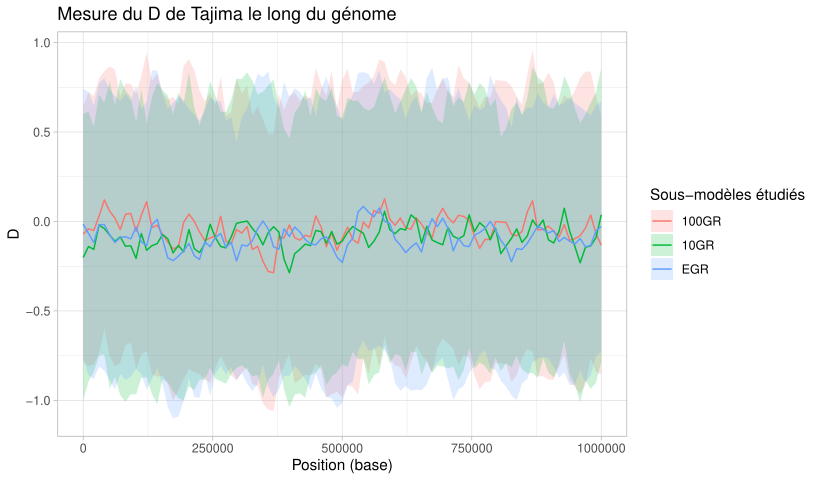

This chart was generated by the following R code:
#!/usr/bin/env Rscript

## Author : Louis OLLIVIER ~ louis.ollivier@etu.univ-rouen.fr 
## Université Paris-Saclay
## Lab : LISN ~ UMR9015 ~ BIOINFO team 

###### Package initialization  ----------------------------------------

if (!require('tidyverse', quietly = T)) install.packages('tidyverse');
library(tidyverse)

###### Plot 1 : D --------------------------------------------------------------------------------

rm(list=ls())

windows = seq(1,1000000,length.out=99)

## DATA EGR ######################################################################
data_D_EGR_neutral = read_csv("D_EGR_neutral.csv",col_names = F)

mean = apply(data_D_EGR_neutral, 2, mean)
sd = apply(data_D_EGR_neutral, 2, sd)
ymin = mean-sd
ymax = mean+sd

D_EGR_neutral = data.frame(windows,mean,ymin,ymax) %>%
  add_column(submodel="EGR", .before=1)
D_EGR_neutral

rm(data_D_EGR_neutral)

## DATA 10GR ######################################################################

data_D_10GR_neutral = read_csv("D_10GR_neutral.csv",col_names = F) 

mean = apply(data_D_10GR_neutral, 2, mean)
sd = apply(data_D_10GR_neutral, 2, sd)
ymin = mean-sd
ymax = mean+sd

D_10GR_neutral = data.frame(windows,mean,ymin,ymax) %>%
  add_column(submodel="10GR", .before=1)
D_10GR_neutral

rm(data_D_10GR_neutral)

## DATA 100GR ######################################################################
data_D_100GR_neutral = read_csv("D_100GR_neutral.csv",col_names = F) 

mean = apply(data_D_100GR_neutral, 2, mean)
sd = apply(data_D_100GR_neutral, 2, sd)
ymin = mean-sd
ymax = mean+sd

D_100GR_neutral = data.frame(windows,mean,ymin,ymax) %>%
  add_column(submodel="100GR", .before=1)
D_100GR_neutral

rm(data_D_100GR_neutral)

#####################################################################################

rm(mean,sd,ymin,ymax,windows)

D_neutral = bind_rows(D_EGR_neutral,D_10GR_neutral,D_100GR_neutral) %>%
  as_tibble()
D_neutral

rm(D_EGR_neutral,D_10GR_neutral,D_100GR_neutral)

###### Plot D ######################################################################

D = ggplot(D_neutral, aes(x = windows, y = mean, group=submodel, fill=submodel)) +
  geom_ribbon(aes(ymin=ymin, ymax=ymax),alpha=0.2) +
  geom_line(aes(color = factor(submodel))) +
  labs(title="Mesure du D de Tajima le long du génome", #
       x = "Position (base)",
       y = "D",
       color="Sous-modèles étudiés",
       fill="Sous-modèles étudiés",
       linetype="Sous-modèles étudiés") + 
  theme_light()
ggsave("D.pdf") 
D

rm(list=ls())

windows = seq(1,1000000,length.out=99)

## DATA EGR ######################################################################
data_D_EGR_neutral = read_csv("D_EGR_neutral.csv",col_names = F)

mean = apply(data_D_EGR_neutral, 2, mean)
sd = apply(data_D_EGR_neutral, 2, sd)
ymin = mean-sd
ymax = mean+sd

D_EGR_neutral = data.frame(windows,mean,ymin,ymax) %>%
  add_column(submodel="EGR", .before=1)
D_EGR_neutral

rm(data_D_EGR_neutral)

## DATA 10GR ######################################################################

data_D_10GR_neutral = read_csv("D_10GR_neutral.csv",col_names = F) 

mean = apply(data_D_10GR_neutral, 2, mean)
sd = apply(data_D_10GR_neutral, 2, sd)
ymin = mean-sd
ymax = mean+sd

D_10GR_neutral = data.frame(windows,mean,ymin,ymax) %>%
  add_column(submodel="10GR", .before=1)
D_10GR_neutral

rm(data_D_10GR_neutral)

## DATA 100GR ######################################################################
data_D_100GR_neutral = read_csv("D_100GR_neutral.csv",col_names = F) 

mean = apply(data_D_100GR_neutral, 2, mean)
sd = apply(data_D_100GR_neutral, 2, sd)
ymin = mean-sd
ymax = mean+sd

D_100GR_neutral = data.frame(windows,mean,ymin,ymax) %>%
  add_column(submodel="100GR", .before=1)
D_100GR_neutral

rm(data_D_100GR_neutral)

#####################################################################################

rm(mean,sd,ymin,ymax,windows)

D_neutral = bind_rows(D_EGR_neutral,D_10GR_neutral,D_100GR_neutral) %>%
  as_tibble()
D_neutral

rm(D_EGR_neutral,D_10GR_neutral,D_100GR_neutral)

###### Plot D ######################################################################

D = ggplot(D_neutral, aes(x = windows, y = mean, group=submodel, fill=submodel)) +
  geom_ribbon(aes(ymin=ymin, ymax=ymax),alpha=0.2) +
  geom_line(aes(color = factor(submodel))) +
  labs(title="Mesure du D de Tajima le long du génome", #
       x = "Position (base)",
       y = "D",
       color="Sous-modèles étudiés",
       fill="Sous-modèles étudiés",
       linetype="Sous-modèles étudiés") + 
  theme_light()
ggsave("D.pdf") 
D

rm(list=ls())
